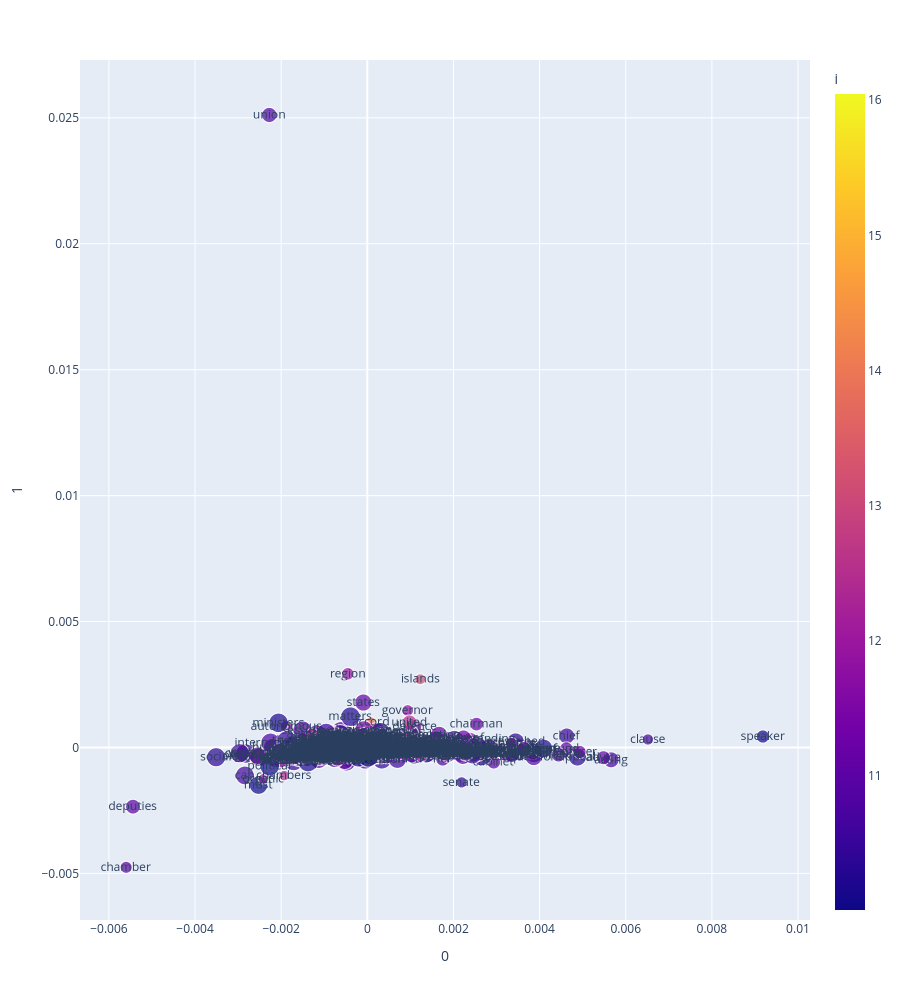

Notebook cell for this chart:
### Code cell
fig_l = vis_loadings(0, 1)
fig_l.show()
fig_l.write_image('figures/pca_1_loadings.png')

### Figure 1 — Plotly figure (JSON) as saved in the notebook; plotly's stock layout.template omitted (floating-point values rounded to 4 significant figures; data arrays with more than 128 entries replaced by an {"elided": "..."} marker saying what was removed)
{"data": [{"hovertemplate": "<b>%{hovertext}</b><br><br>0=%{x}<br>1=%{y}<br>df=%{marker.size}<br>text=%{text}<br>i=%{marker.color}<extra></extra>", "hovertext": {"elided": "2388 str values"}, "legendgroup": "", "marker": {"color": {"elided": "2388 float values"}, "coloraxis": "coloraxis", "size": {"elided": "2388 int values"}, "sizemode": "area", "sizeref": 0.48, "symbol": "circle"}, "mode": "markers+text", "name": "", "showlegend": false, "text": {"elided": "2388 str values"}, "type": "scattergl", "x": {"elided": "2388 float values"}, "xaxis": "x", "y": {"elided": "2388 float values"}, "yaxis": "y"}], "layout": {"coloraxis": {"colorbar": {"title": {"text": "i"}}, "colorscale": [[0, "#0d0887"], [0.1111, "#46039f"], [0.2222, "#7201a8"], [0.3333, "#9c179e"], [0.4444, "#bd3786"], [0.5556, "#d8576b"], [0.6667, "#ed7953"], [0.7778, "#fb9f3a"], [0.8889, "#fdca26"], [1, "#f0f921"]]}, "height": 1000, "legend": {"itemsizing": "constant", "tracegroupgap": 0}, "margin": {"t": 60}, "xaxis": {"anchor": "y", "domain": [0, 1], "title": {"text": "0"}}, "yaxis": {"anchor": "x", "domain": [0, 1], "title": {"text": "1"}}}}
